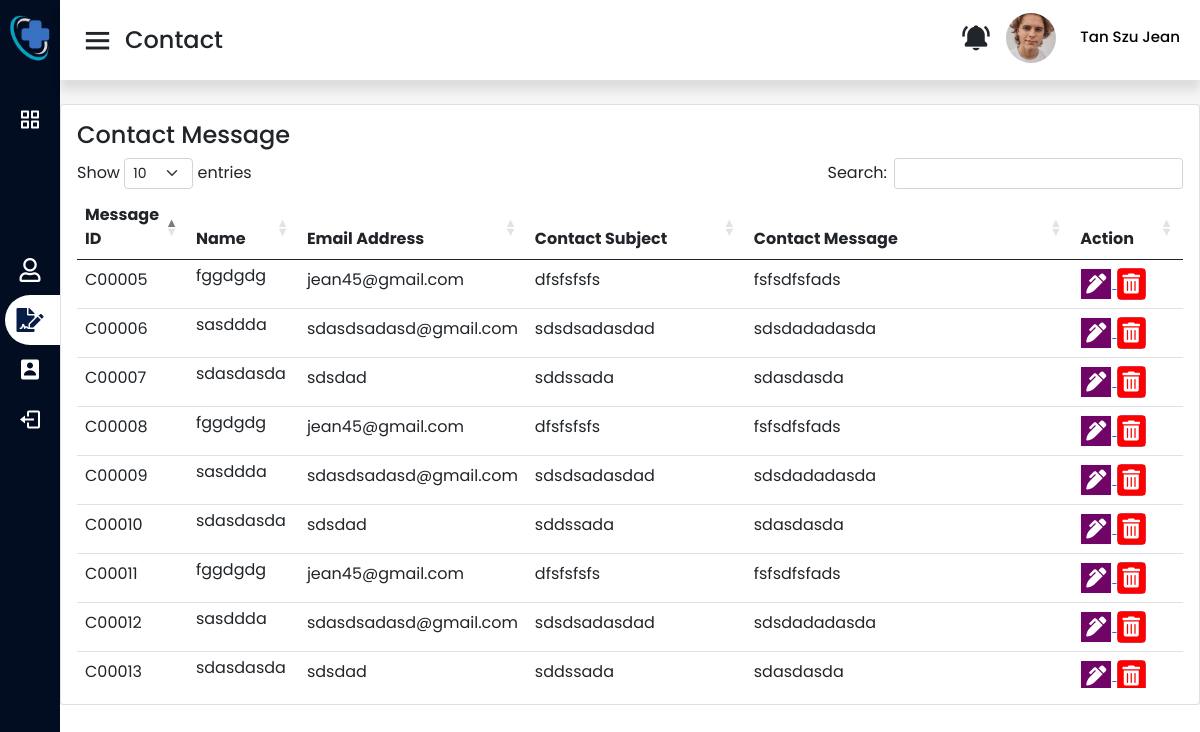
Screenshot of /adminContact.php with the database file from the repository.
### tables this page shows
CREATE TABLE `contact` (
  `msgPrefix` varchar(1) NOT NULL DEFAULT 'C',
  `msgID` int(5) UNSIGNED ZEROFILL NOT NULL,
  `msgName` varchar(100) NOT NULL,
  `msgEmail` varchar(100) NOT NULL,
  `msgSubject` varchar(100) NOT NULL,
  `msgMessage` varchar(500) NOT NULL,
  `msgDate` date NOT NULL
);

### adminContact.php (the view, shortened to what this page needs)
<?php
include 'connection.php';
?>
<!DOCTYPE html>
<head>
  <link rel="stylesheet" href="asset/css/adminstyle.css">
  <link rel="stylesheet" href="asset/css/navbar.css">
  <?php include('asset/includes/cssCDN.php'); ?>
</head>
<body>
  <?php $page = 'adminContact';
  include('asset/includes/adminSidebar.php'); ?>
  <section class="home-section">
    <nav>
      <div class="sidebar-button">
        <i class='bx bx-menu sidebarBtn'></i>
        <span class="dashboard">Contact</span>
      </div>
      <div class="right-nav">
        <div class="right noti-bell my-auto">
          <i class='bx bxs-bell-ring'></i>
        </div>
        <div class="profile dropdown">
          <div>
            <img src="asset/image/profile1.jpg">
            <span class="profile_name">Tan Szu Jean</span>
          </div>
        </div>
      </div>
    </nav>
    <div class="home-content adminList">
      <div class="col-lg-12 grid-margin stretch-card">
        <div class="card">
          <div class="card-body">
            <div class="row">
              <h4 class="card-title">Contact Message</h4>
            </div>
            <div class="table-responsive table-adminList">
              <?php
              $viewSql = "SELECT * FROM `contact`";
              $result = mysqli_query($data, $viewSql);
              ?>
              <table class="table table-hover table-condensed" id="dataTableID" style="width:100%">
                <thead>
                  <tr>
                    <th style="width: 10%;">Message ID </th>
                    <th style="width: 10%;"> Name </th>
                    <th style="width: 15%;">Email Address </th>
                    <th style="width: 20%;">Contact Subject</th>
                    <th style="width: 30%;">Contact Message</th>
                    <th style="width: 10%;">Action </th>
                  </tr>
                </thead>
                <tbody>
                  <?php
                  if ($result) {
                    while ($row = mysqli_fetch_assoc($result)) {
                      $prefix = $row['msgPrefix'];
                      $id = $row['msgID'];
                      $name = $row['msgName'];
                      $email = $row['msgEmail'];
                      $subject = $row['msgSubject'];
                      $message = $row['msgMessage'];
                  ?>
                      <tr>
                        <td><?php echo $prefix . "" . $id; ?></td>
                        <td class="py-1"><?php echo $name; ?></td>
                        <td><?php echo $email; ?></td>
                        <td><?php echo $subject; ?></td>
                        <td><?php echo $message; ?></td>
                        <td class="action-button">
                          <a href="mailto:<?php echo $email; ?>">
                            <button type="button" class="btn btn-light">
                              <i class="fas fa-pen-alt"></i></button>
                          </a>
                          <button type="button" class="btn btn-danger deleteBtn">
                            <i class="fas fa-trash-alt"></i></button>
                        </td>
                      </tr>
                  <?php  }
                  }
                  ?>
                </tbody>
              </table>
            </div>
          </div>
        </div>
      </div>
    </div>
  </section>
</body>
</html>

### asset/css/adminstyle.css (style rules this page uses)
* { margin: 0; padding: 0; box-sizing: border-box; font-family: 'Poppins', sans-serif; }
body { overflow-x: hidden; }
.home-section .home-content { position: relative; padding-top: 104px; }
.table-adminList { height: 530px; }
.home-section .home-content .action-button .fa-trash-alt { background-color: red; color: white; font-size: 20px; padding: 5px; }
.home-section .home-content .action-button .fa-pen-alt { background-color: rgb(112, 5, 103); color: white; font-size: 20px; padding: 5px; }
.home-section .home-content .action-button button { padding: 0; }

### asset/css/navbar.css (style rules this page uses)
.home-section { position: relative; background: #f5f5f5; min-height: 20px; height: 100%; width: calc(100% - 220px); left: 220px; transition: all 0.5s ease; overflow-y: auto; }
.home-section nav { display: flex; justify-content: space-between; height: 80px; background: #fff; display: flex; align-items: center; position: fixed; width: calc(100% - 220px); left: 220px; z-index: 100; padding: 0 20px; box-shadow: 0 10px 10px rgba(0, 0, 0, 0.1); transition: all 0.5s ease; }
.home-section nav .sidebar-button { display: flex; align-items: center; font-size: 24px; font-weight: 500; }
nav .sidebar-button i { font-size: 35px; margin-right: 10px; }
nav .right-nav { display: flex; }
nav .right-nav i { font-size: 30px; }
nav .right-nav .right { float: left; padding: 10px; }
nav .right-nav .profile img { border-radius: 50%; width: 50px; height: 50px; object-fit: cover; margin-left: 5px; margin-right: 10px; }
nav .right-nav .profile .profile_name { color: rgb(0, 0, 0); font-size: 15px; white-space: nowrap; font-weight: 500; margin-left: 10px; }
@media (max-width: 1240px) { .home-section { width: calc(100% - 60px); left: 60px; } }
@media (max-width: 1240px) { .home-section nav { width: calc(100% - 60px); left: 60px; } }

### rows the page displays
contact: msgPrefix "C", msgID "00005", msgName "fggdgdg", msgEmail "jean45@gmail.com", msgSubject "dfsfsfsfs", msgMessage "fsfsdfsfads"
contact: msgPrefix "C", msgID "00006", msgName "sasddda", msgEmail "sdasdsadasd@gmail.com", msgSubject "sdsdsadasdad", msgMessage "sdsdadadasda"
contact: msgPrefix "C", msgID "00007", msgName "sdasdasda", msgEmail "sdsdad", msgSubject "sddssada", msgMessage "sdasdasda"
contact: msgPrefix "C", msgID "00008", msgName "fggdgdg", msgEmail "jean45@gmail.com", msgSubject "dfsfsfsfs", msgMessage "fsfsdfsfads"
contact: msgPrefix "C", msgID "00009", msgName "sasddda", msgEmail "sdasdsadasd@gmail.com", msgSubject "sdsdsadasdad", msgMessage "sdsdadadasda"
contact: msgPrefix "C", msgID "00010", msgName "sdasdasda", msgEmail "sdsdad", msgSubject "sddssada", msgMessage "sdasdasda"
contact: msgPrefix "C", msgID "00011", msgName "fggdgdg", msgEmail "jean45@gmail.com", msgSubject "dfsfsfsfs", msgMessage "fsfsdfsfads"
contact: msgPrefix "C", msgID "00012", msgName "sasddda", msgEmail "sdasdsadasd@gmail.com", msgSubject "sdsdsadasdad", msgMessage "sdsdadadasda"
contact: msgPrefix "C", msgID "00013", msgName "sdasdasda", msgEmail "sdsdad", msgSubject "sddssada", msgMessage "sdasdasda"
